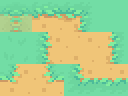

A level layout from a 2D game, rendered from its tile map. Below: a short description, then the map file with its tile-grid data intact:
An orthogonal 4x3 tile map with 32x32 px tiles, 2 tile layers (Ground, Overlay), 1 hidden layer not drawn and 1 object (ShouldBeIgnored).

<map version="1.10" tiledversion="1.12.2" orientation="orthogonal" renderorder="right-down" width="4" height="3" tilewidth="32" tileheight="32" infinite="0" nextlayerid="5" nextobjectid="2">
 <properties>
  <property name="artist_note" value="ignored by visual importer" />
 </properties>
 <tileset firstgid="1" source="visual_only_tileset.tsx" />
 <layer id="1" name="Ground" width="4" height="3">
  <properties>
   <property name="not_gameplay" value="ignored" />
   <property name="pao_rain_surface" value="ground" />
  </properties>
  <data encoding="csv">
1,2,3,4,
5,6,7,8,
9,10,11,12
  </data>
 </layer>
 <layer id="2" name="Hidden Guide" width="4" height="3" visible="0">
  <properties>
   <property name="pao_depth_sort" value="rows" />
  </properties>
  <data encoding="csv">
0,0,0,0,
0,31,0,0,
0,0,0,0
  </data>
 </layer>
 <layer id="3" name="Overlay" width="4" height="3" opacity="0.5">
  <properties>
   <property name="pao_render_layer" value="overlay" />
   <property name="pao_depth_sort" value="groups" />
   <property name="pao_depth_offset_y" type="int" value="-20" />
  </properties>
  <data encoding="csv">
2147483649,0,0,0,
0,0,0,0,
0,0,0,0
  </data>
 </layer>
 <objectgroup id="4" name="PA_Spawns">
  <object id="1" name="ShouldBeIgnored" x="32" y="32">
   <properties>
    <property name="spawn_id" value="ignored" />
   </properties>
  </object>
 </objectgroup>
</map>
